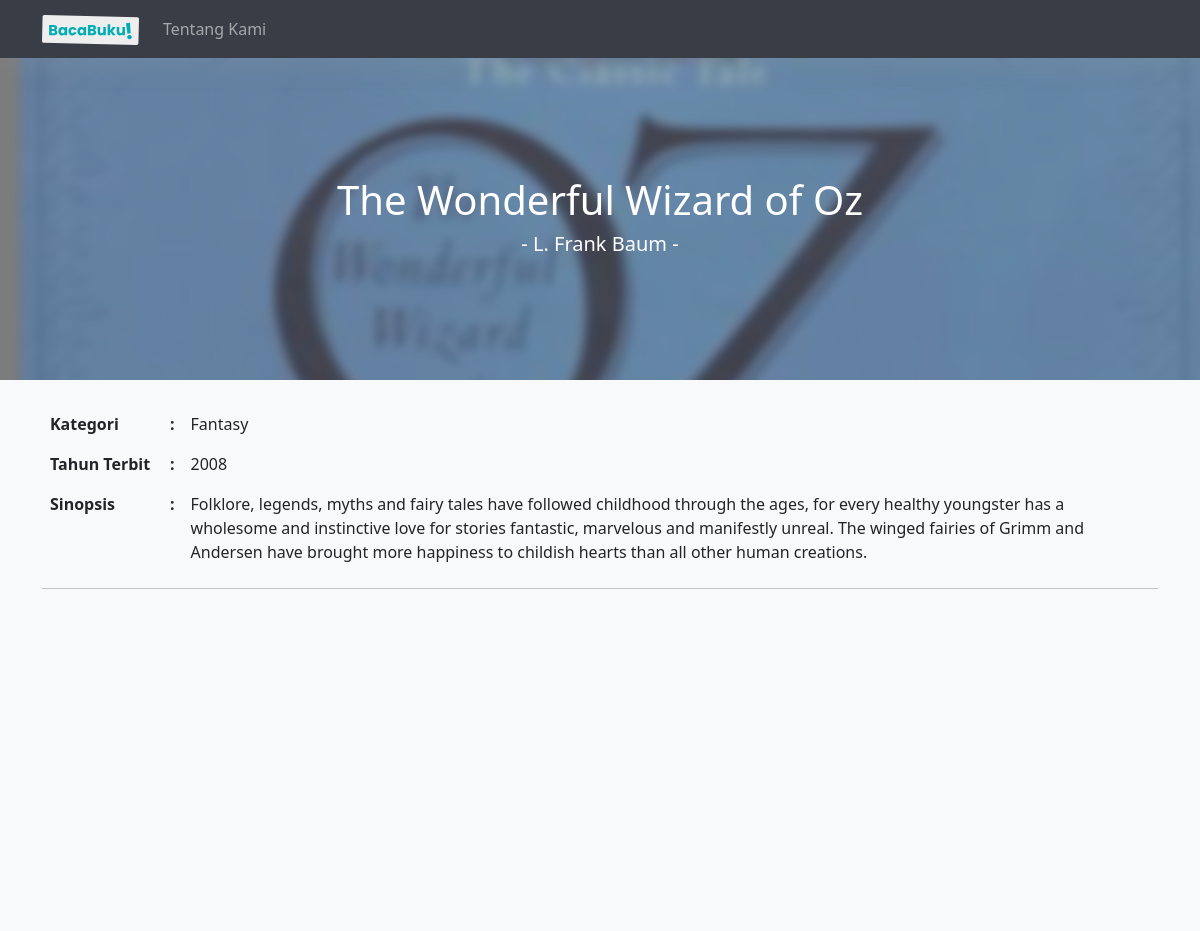
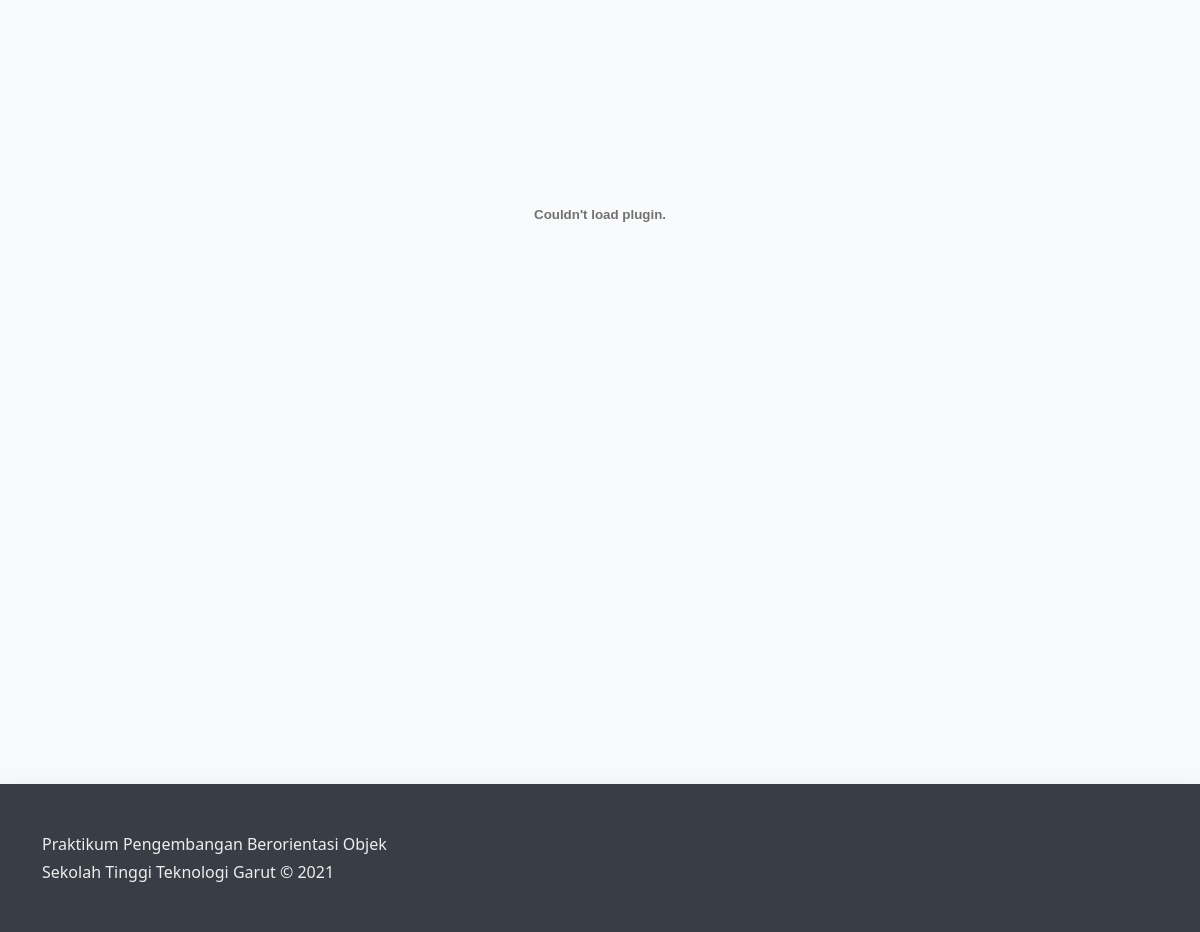
The page /view.php?id_buku=2 on the database its author committed (2 pictures, top to bottom).
### tables this page shows
CREATE TABLE `buku` (
  `id_buku` int(3) NOT NULL,
  `judul` varchar(255) NOT NULL,
  `id_penulis` int(3) NOT NULL,
  `id_kategori` int(3) NOT NULL,
  `jumlah_hlm` int(4) NOT NULL,
  `tahun_terbit` varchar(4) NOT NULL,
  `tgl_masuk` datetime NOT NULL,
  `sinopsis` text NOT NULL,
  `nama_file` text NOT NULL,
  `cover` text NOT NULL
);

CREATE TABLE `penulis` (
  `id_penulis` int(3) NOT NULL,
  `penulis` varchar(255) NOT NULL
);

CREATE TABLE `kategori` (
  `id_kategori` int(3) NOT NULL,
  `kategori` varchar(255) NOT NULL
);

### view.php (the view, shortened to what this page needs)
<?php
$id = $_GET['id_buku'];
$sql = "SELECT * FROM buku JOIN penulis USING (id_penulis) JOIN kategori USING (id_kategori) WHERE id_buku='$id'";
$db = mysqli_query(mysqli_connect('localhost', 'root', '', 'db'), $sql);
$data = mysqli_fetch_array($db);
?>
<!DOCTYPE html>
<html lang="en">
<head>
    <link rel="stylesheet" href="css/bootstrap.min.css">
    <link rel="stylesheet" href="css/style.css">
    <link rel="stylesheet" href="css/animate.min.css">
</head>
<body>
    <header>
        <nav class="navbar navbar-expand-lg navbar-dark fixed-top" style="background-color: #393E46;" id="navbar">
            <div class="container">
                <a class="navbar-brand" href="index.php">
                    <img src="img/logo.svg" alt="" height="30">
                </a>
                <div class="collapse navbar-collapse" id="navbarNav">
                    <ul class="navbar-nav ml-auto">
                        <li class="nav-item">
                            <a class="nav-link" href="../bacabuku/tentang.html">Tentang Kami</a>
                        </li>
                    </ul>
                </div>
            </div>
        </nav>
    </header>
    <main>
        <div class="jumbotron" id="view">
            <div class="jumbotron-background">
                <img src="file/cover/<?php echo $data['cover']; ?>" class="blur" width="100%">
            </div>
            <section class="py-5 text-center container">
                <div class="row py-lg-5" id="head">
                    <div class="col-lg-6 col-md-8 mx-auto text-white">
                        <h1 class="animate__animated animate__tada"><?php echo $data['judul']; ?></h1>
                        <h5>- <?php echo $data['penulis']; ?> -</h5>
                    </div>
                </div>
            </section>
        </div>
        <div class="album py-4 bg-light">
            <div class="container">
                <table class="table table-borderless">
                    <tr>
                        <td width="120"><b>Kategori</b></td>
                        <td><b>:</b></td>
                        <td><?php echo $data['kategori']; ?></td>
                    </tr>
                    <tr>
                        <td><b>Tahun Terbit</b></td>
                        <td><b>:</b></td>
                        <td><?php echo $data['tahun_terbit']; ?></td>
                    </tr>
                    <tr>
                        <td><b>Sinopsis</b></td>
                        <td><b>:</b></td>
                        <td><?php echo $data['sinopsis']; ?></td>
                    </tr>
                </table>
                <hr>
                <embed class="animate__animated animate__fadeInUp" src="file/buku/<?php echo $data['nama_file']; ?>" type="application/pdf" width="100%" height="1080px">
            </div>
        </div>
    </main>
    <footer class="text-muted py-5 shadow-sm">
        <div class="container">
            <p class="mb-1">Praktikum Pengembangan Berorientasi Objek</p>
            <p class="mb-0">Sekolah Tinggi Teknologi Garut &copy; 2021</p>
        </div>
    </footer>
</body>
</html>

### css/style.css (style rules this page uses)
body { background-color: #f8f9fa !important; font-family: 'Segoe UI', Tahoma, Geneva, Verdana, sans-serif; }
img { -webkit-user-drag: none; -webkit-user-select: none; -moz-user-select: none; -webkit-user-drag: none; -webkit-user-select: none; -ms-user-select: none; }
#navbar { box-shadow: rgba(149, 157, 165, 0.2) 0px 8px 24px; }
#head { margin-top: 60px; }
.jumbotron { padding: 0; border-radius: 0; background-color: #EEE; }
#view { position: relative; overflow: hidden; background: rgba(0, 0, 0, 0.5); }
#view .container { position: relative; z-index: 2; padding: 2px; border-radius: 3px; width: 100%; }
.jumbotron-background { object-fit: cover; position: absolute; top: 0; z-index: 1; width: 100%; opacity: 0.5; }
img.blur { -webkit-filter: blur(5px); filter: blur(5px); filter: progid:DXImageTransform.Microsoft.Blur(PixelRadius='5'); }
.shadow-sm { box-shadow: rgba(149, 157, 165, 0.2) 0px 8px 24px !important; }
footer.text-muted { background-color: #393E46; color: #EEE !important; }
@media (min-width: 768px) { .jumbotron { padding: 20px !important; } }
@media (min-width: 576px) { .jumbotron { padding: 0; margin: 0; } }

### rows shown on the page
buku: cover (picture), judul "The Wonderful Wizard of Oz", id_penulis.penulis "L. Frank Baum", id_kategori.kategori "Fantasy", tahun_terbit "2008", sinopsis "Folklore, legends, myths and fairy tales have followed childhood through the ages, for every healthy youngster has a wholesome and instinctive love for stories fantastic, marvelous and manifestly unreal. The winged fairies of Grimm and Andersen have brought more happiness to childish hearts than all other human creations."
